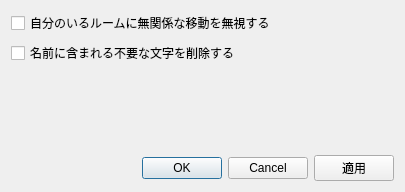
<?xml version="1.0" encoding="UTF-8"?>
<ui version="4.0">
 <class>SettingsDialogClass</class>
 <widget class="QMainWindow" name="SettingsDialogClass">
  <property name="geometry">
   <rect>
    <x>0</x>
    <y>0</y>
    <width>405</width>
    <height>192</height>
   </rect>
  </property>
  <property name="windowTitle">
   <string>SettingsDialog</string>
  </property>
  <widget class="QWidget" name="centralWidget">
   <layout class="QGridLayout" name="gridLayout">
    <item row="0" column="0">
     <layout class="QVBoxLayout" name="verticalLayout">
      <item>
       <widget class="QCheckBox" name="checkBox_1">
        <property name="text">
         <string>自分のいるルームに無関係な移動を無視する</string>
        </property>
       </widget>
      </item>
      <item>
       <widget class="QCheckBox" name="checkBox_2">
        <property name="text">
         <string>名前に含まれる不要な文字を削除する</string>
        </property>
       </widget>
      </item>
      <item>
       <spacer name="verticalSpacer">
        <property name="orientation">
         <enum>Qt::Vertical</enum>
        </property>
        <property name="sizeHint" stdset="0">
         <size>
          <width>20</width>
          <height>40</height>
         </size>
        </property>
       </spacer>
      </item>
     </layout>
    </item>
    <item row="1" column="0">
     <layout class="QHBoxLayout" name="horizontalLayout">
      <item>
       <spacer name="horizontalSpacer">
        <property name="orientation">
         <enum>Qt::Horizontal</enum>
        </property>
        <property name="sizeHint" stdset="0">
         <size>
          <width>40</width>
          <height>20</height>
         </size>
        </property>
       </spacer>
      </item>
      <item>
       <widget class="QDialogButtonBox" name="buttonBox">
        <property name="standardButtons">
         <set>QDialogButtonBox::Cancel|QDialogButtonBox::Ok</set>
        </property>
       </widget>
      </item>
      <item>
       <widget class="QPushButton" name="pushButton">
        <property name="text">
         <string>適用</string>
        </property>
       </widget>
      </item>
     </layout>
    </item>
   </layout>
  </widget>
 </widget>
 <layoutdefault spacing="6" margin="11"/>
 <resources>
  <include location="settingsdialog.qrc"/>
 </resources>
 <connections>
  <connection>
   <sender>buttonBox</sender>
   <signal>accepted()</signal>
   <receiver>SettingsDialogClass</receiver>
   <slot>close()</slot>
   <hints>
    <hint type="sourcelabel">
     <x>196</x>
     <y>165</y>
    </hint>
    <hint type="destinationlabel">
     <x>202</x>
     <y>95</y>
    </hint>
   </hints>
  </connection>
  <connection>
   <sender>buttonBox</sender>
   <signal>rejected()</signal>
   <receiver>SettingsDialogClass</receiver>
   <slot>close()</slot>
   <hints>
    <hint type="sourcelabel">
     <x>196</x>
     <y>165</y>
    </hint>
    <hint type="destinationlabel">
     <x>202</x>
     <y>95</y>
    </hint>
   </hints>
  </connection>
  <connection>
   <sender>buttonBox</sender>
   <signal>accepted()</signal>
   <receiver>SettingsDialogClass</receiver>
   <slot>accept()</slot>
   <hints>
    <hint type="sourcelabel">
     <x>196</x>
     <y>165</y>
    </hint>
    <hint type="destinationlabel">
     <x>202</x>
     <y>95</y>
    </hint>
   </hints>
  </connection>
  <connection>
   <sender>pushButton</sender>
   <signal>clicked()</signal>
   <receiver>SettingsDialogClass</receiver>
   <slot>accept()</slot>
   <hints>
    <hint type="sourcelabel">
     <x>346</x>
     <y>165</y>
    </hint>
    <hint type="destinationlabel">
     <x>202</x>
     <y>95</y>
    </hint>
   </hints>
  </connection>
 </connections>
 <slots>
  <slot>accept()</slot>
 </slots>
</ui>
